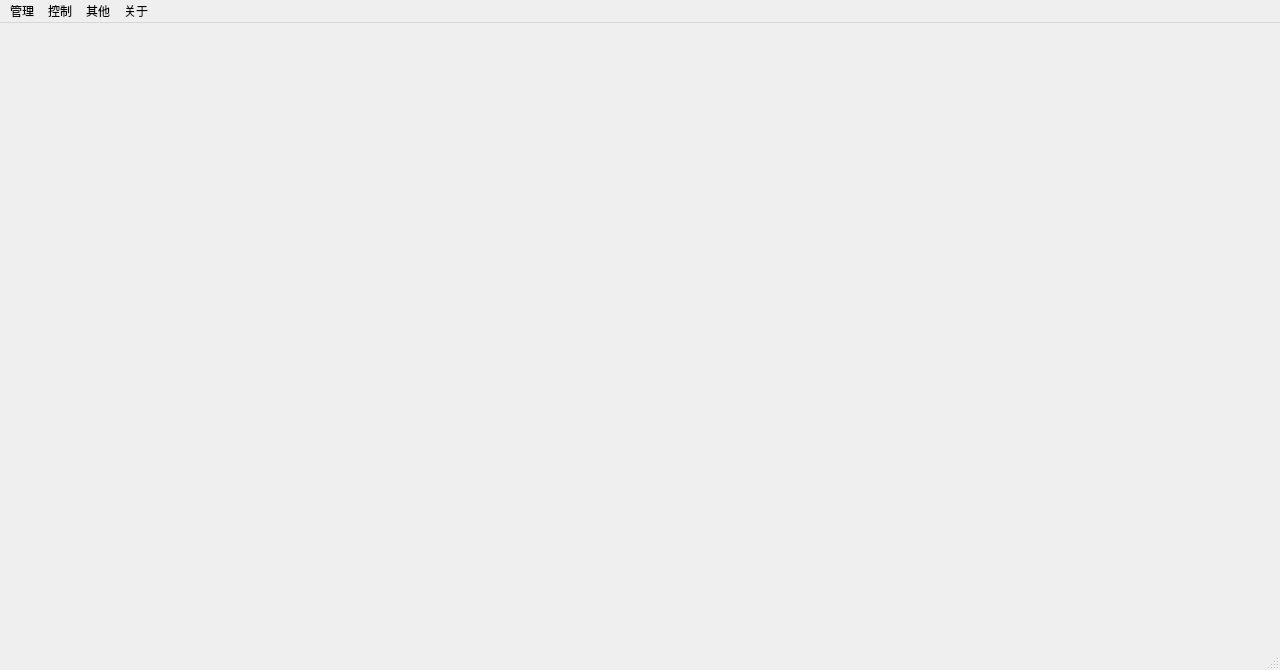
<?xml version="1.0" encoding="UTF-8"?>
<ui version="4.0">
 <class>MainWindow</class>
 <widget class="QMainWindow" name="MainWindow">
  <property name="geometry">
   <rect>
    <x>0</x>
    <y>0</y>
    <width>1280</width>
    <height>670</height>
   </rect>
  </property>
  <property name="sizePolicy">
   <sizepolicy hsizetype="Fixed" vsizetype="Fixed">
    <horstretch>0</horstretch>
    <verstretch>0</verstretch>
   </sizepolicy>
  </property>
  <property name="minimumSize">
   <size>
    <width>1280</width>
    <height>670</height>
   </size>
  </property>
  <property name="maximumSize">
   <size>
    <width>1280</width>
    <height>670</height>
   </size>
  </property>
  <property name="windowTitle">
   <string>在线考试系统</string>
  </property>
  <property name="styleSheet">
   <string notr="true"/>
  </property>
  <widget class="QWidget" name="centralWidget"/>
  <widget class="QStatusBar" name="statusBar"/>
  <widget class="QMenuBar" name="menuBar">
   <property name="geometry">
    <rect>
     <x>0</x>
     <y>0</y>
     <width>1280</width>
     <height>26</height>
    </rect>
   </property>
   <widget class="QMenu" name="menu">
    <property name="title">
     <string>管理</string>
    </property>
    <addaction name="action_QuestionsManager"/>
    <addaction name="action_makepaper"/>
    <addaction name="action_memmanager"/>
    <addaction name="action_scomanage"/>
   </widget>
   <widget class="QMenu" name="menu_ctrl">
    <property name="title">
     <string>控制</string>
    </property>
    <addaction name="action_login"/>
    <addaction name="action_examctrl"/>
    <addaction name="action_subscore"/>
    <addaction name="action_mainmenu"/>
   </widget>
   <widget class="QMenu" name="menu_2">
    <property name="title">
     <string>其他</string>
    </property>
    <addaction name="action_config"/>
    <addaction name="action_inoutput"/>
   </widget>
   <widget class="QMenu" name="menu_about">
    <property name="title">
     <string>关于</string>
    </property>
    <addaction name="action_Qt"/>
   </widget>
   <addaction name="menu"/>
   <addaction name="menu_ctrl"/>
   <addaction name="menu_2"/>
   <addaction name="menu_about"/>
  </widget>
  <action name="action_QuestionsManager">
   <property name="text">
    <string>题库管理</string>
   </property>
  </action>
  <action name="action_examctrl">
   <property name="text">
    <string>考试控制</string>
   </property>
  </action>
  <action name="action_makepaper">
   <property name="text">
    <string>试卷管理</string>
   </property>
  </action>
  <action name="action_subscore">
   <property name="text">
    <string>主观题批改</string>
   </property>
  </action>
  <action name="action_memmanager">
   <property name="text">
    <string>用户管理</string>
   </property>
  </action>
  <action name="action_login">
   <property name="text">
    <string>登录</string>
   </property>
  </action>
  <action name="action_mainmenu">
   <property name="text">
    <string>主菜单</string>
   </property>
  </action>
  <action name="action_config">
   <property name="text">
    <string>设置</string>
   </property>
  </action>
  <action name="action_scomanage">
   <property name="text">
    <string>成绩管理</string>
   </property>
  </action>
  <action name="action_Qt">
   <property name="text">
    <string>关于Qt</string>
   </property>
  </action>
  <action name="action_program">
   <property name="text">
    <string>关于本程序</string>
   </property>
  </action>
  <action name="action_inoutput">
   <property name="text">
    <string>导入导出</string>
   </property>
  </action>
 </widget>
 <layoutdefault spacing="6" margin="11"/>
 <resources/>
 <connections/>
</ui>
